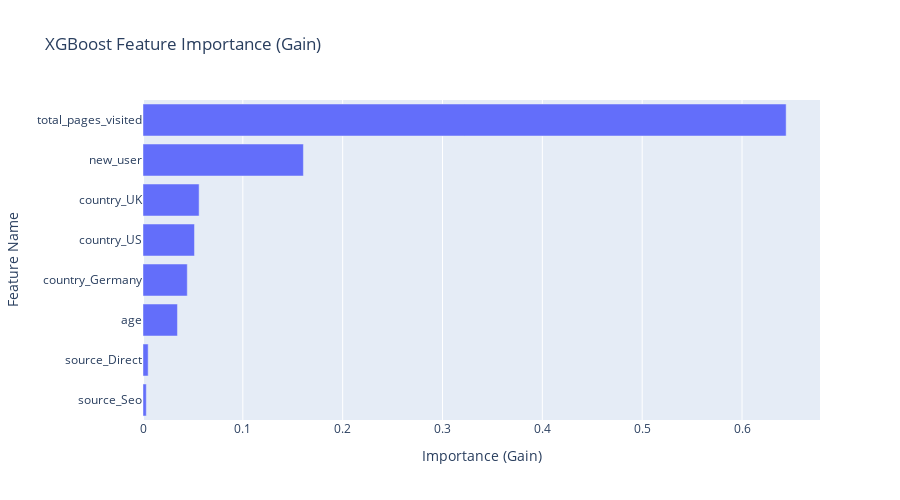
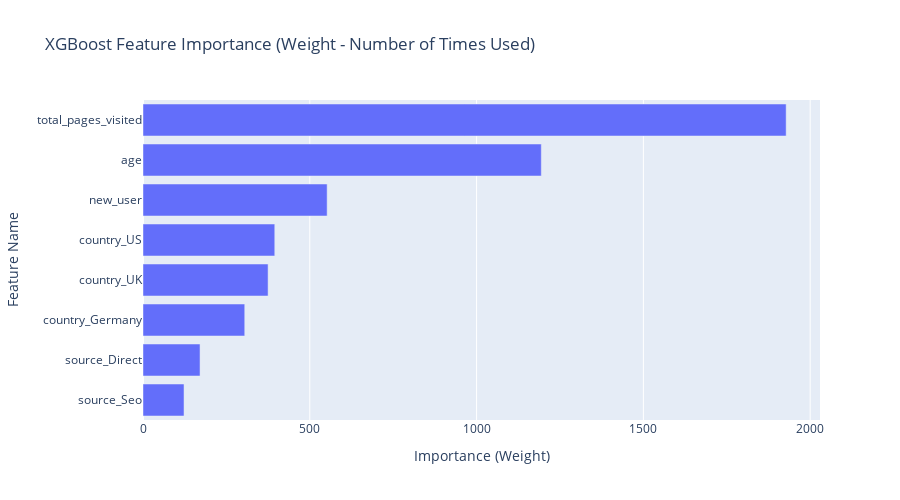
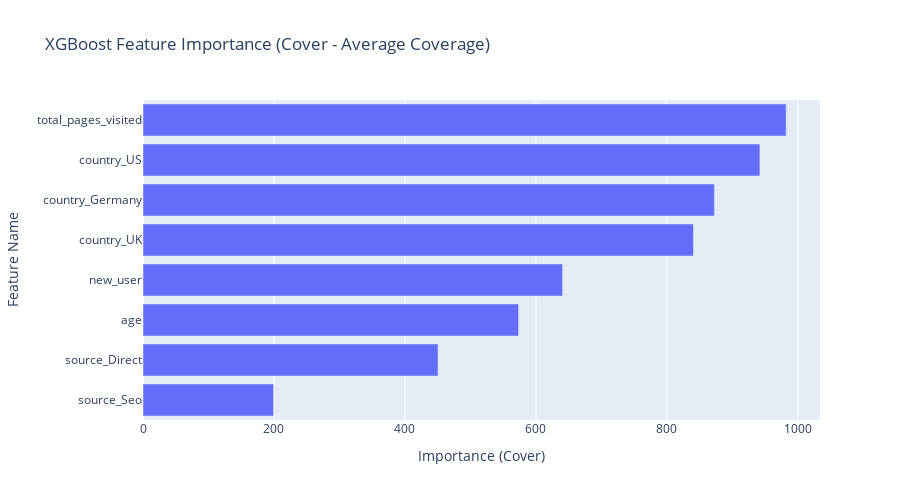

The notebook cell these images were saved under, in order:
### Markdown cell above
## Performance assessment

### Code cell
# --- 4. Analyze Feature Importance ---

column_names = [col.split('__')[1] for col in preprocessor.get_feature_names_out()]

# --- Utility function to map fN names to original names ---
def get_mapped_importance(booster, importance_type, feature_names):
    # Get scores as a dictionary, keys will be 'f0', 'f1', etc., if not explicitly named in booster
    score_dict = booster.get_score(importance_type=importance_type)

    # Create a Series with fN names as index
    # Ensure all original feature indices are present, even if their score is 0
    full_scores = pd.Series(0.0, index=[f'f{i}' for i in range(len(feature_names))])
    full_scores.update(pd.Series(score_dict)) # Update with actual scores

    # Map fN names back to original feature names
    mapped_scores = full_scores.rename(index=lambda x: feature_names[int(x[1:])])
    return mapped_scores.sort_values(ascending=False)

# Get feature importance (gain is default for .feature_importances_)
importance_gain = pd.Series(best_xgb_model.feature_importances_, index=column_names).sort_values(ascending=False)

# Convert to DataFrame for Plotly
importance_df = importance_gain.reset_index()
importance_df.columns = ['Feature', 'Importance (Gain)']

# --- 5. Plot Feature Importance using Plotly Express ---
fig = px.bar(importance_df,
             x='Importance (Gain)',
             y='Feature',
             orientation='h', # Horizontal bars
             title='XGBoost Feature Importance (Gain)',
             labels={'Importance (Gain)': 'Importance (Gain)', 'Feature': 'Feature Name'},
             height=500) # Adjust height as needed

fig.update_layout(
    xaxis_title_text='Importance (Gain)',
    yaxis_title_text='Feature Name',
    yaxis_categoryorder='total ascending' # Order bars by value
)

fig.show()

# --- Optional: Plot other importance types using Plotly Graph Objects ---
# --- Get and Plot Feature Importance (Weight) ---

booster = best_xgb_model.get_booster()

importance_weight = get_mapped_importance(booster, 'weight', column_names)
importance_df_weight = importance_weight.reset_index()
importance_df_weight.columns = ['Feature', 'Importance (Weight)']

fig_weight = px.bar(importance_df_weight,
                    x='Importance (Weight)',
                    y='Feature',
                    orientation='h',
                    title='XGBoost Feature Importance (Weight - Number of Times Used)',
                    labels={'Importance (Weight)': 'Importance (Weight)', 'Feature': 'Feature Name'},
                    height=500)
fig_weight.update_layout(xaxis_title_text='Importance (Weight)', yaxis_title_text='Feature Name', yaxis_categoryorder='total ascending')
fig_weight.show()

# --- Get and Plot Feature Importance (Cover) ---
importance_cover = get_mapped_importance(booster, 'cover', column_names)
importance_df_cover = importance_cover.reset_index()
importance_df_cover.columns = ['Feature', 'Importance (Cover)']

fig_cover = px.bar(importance_df_cover,
                   x='Importance (Cover)',
                   y='Feature',
                   orientation='h',
                   title='XGBoost Feature Importance (Cover - Average Coverage)',
                   labels={'Importance (Cover)': 'Importance (Cover)', 'Feature': 'Feature Name'},
                   height=500)
fig_cover.update_layout(xaxis_title_text='Importance (Cover)', yaxis_title_text='Feature Name', yaxis_categoryorder='total ascending')
fig_cover.show()

### Figure 1 — Plotly figure (JSON) as saved in the notebook; plotly's stock layout.template omitted (floating-point values rounded to 4 significant figures)
{"data": [{"hovertemplate": "Importance (Gain)=%{x}<br>Feature Name=%{y}<extra></extra>", "legendgroup": "", "marker": {"color": "#636efa", "pattern": {"shape": ""}}, "name": "", "orientation": "h", "showlegend": false, "textposition": "auto", "type": "bar", "x": [0.6442, 0.1607, 0.05622, 0.05156, 0.04435, 0.03452, 0.005174, 0.003324], "xaxis": "x", "y": ["total_pages_visited", "new_user", "country_UK", "country_US", "country_Germany", "age", "source_Direct", "source_Seo"], "yaxis": "y"}], "layout": {"barmode": "relative", "height": 500, "legend": {"tracegroupgap": 0}, "title": {"text": "XGBoost Feature Importance (Gain)"}, "xaxis": {"anchor": "y", "domain": [0, 1], "title": {"text": "Importance (Gain)"}}, "yaxis": {"anchor": "x", "categoryorder": "total ascending", "domain": [0, 1], "title": {"text": "Feature Name"}}}}

### Figure 2 — Plotly figure (JSON) as saved in the notebook; plotly's stock layout.template omitted (floating-point values rounded to 4 significant figures)
{"data": [{"hovertemplate": "Importance (Weight)=%{x}<br>Feature Name=%{y}<extra></extra>", "legendgroup": "", "marker": {"color": "#636efa", "pattern": {"shape": ""}}, "name": "", "orientation": "h", "showlegend": false, "textposition": "auto", "type": "bar", "x": [1928.0, 1194.0, 552.0, 395.0, 375.0, 305.0, 171.0, 123.0], "xaxis": "x", "y": ["total_pages_visited", "age", "new_user", "country_US", "country_UK", "country_Germany", "source_Direct", "source_Seo"], "yaxis": "y"}], "layout": {"barmode": "relative", "height": 500, "legend": {"tracegroupgap": 0}, "title": {"text": "XGBoost Feature Importance (Weight - Number of Times Used)"}, "xaxis": {"anchor": "y", "domain": [0, 1], "title": {"text": "Importance (Weight)"}}, "yaxis": {"anchor": "x", "categoryorder": "total ascending", "domain": [0, 1], "title": {"text": "Feature Name"}}}}

### Figure 3 — Plotly figure (JSON) as saved in the notebook; plotly's stock layout.template omitted (floating-point values rounded to 4 significant figures)
{"data": [{"hovertemplate": "Importance (Cover)=%{x}<br>Feature Name=%{y}<extra></extra>", "legendgroup": "", "marker": {"color": "#636efa", "pattern": {"shape": ""}}, "name": "", "orientation": "h", "showlegend": false, "textposition": "auto", "type": "bar", "x": [982.1, 942.0, 872.5, 840.6, 640.7, 573.5, 450.5, 199.3], "xaxis": "x", "y": ["total_pages_visited", "country_US", "country_Germany", "country_UK", "new_user", "age", "source_Direct", "source_Seo"], "yaxis": "y"}], "layout": {"barmode": "relative", "height": 500, "legend": {"tracegroupgap": 0}, "title": {"text": "XGBoost Feature Importance (Cover - Average Coverage)"}, "xaxis": {"anchor": "y", "domain": [0, 1], "title": {"text": "Importance (Cover)"}}, "yaxis": {"anchor": "x", "categoryorder": "total ascending", "domain": [0, 1], "title": {"text": "Feature Name"}}}}
